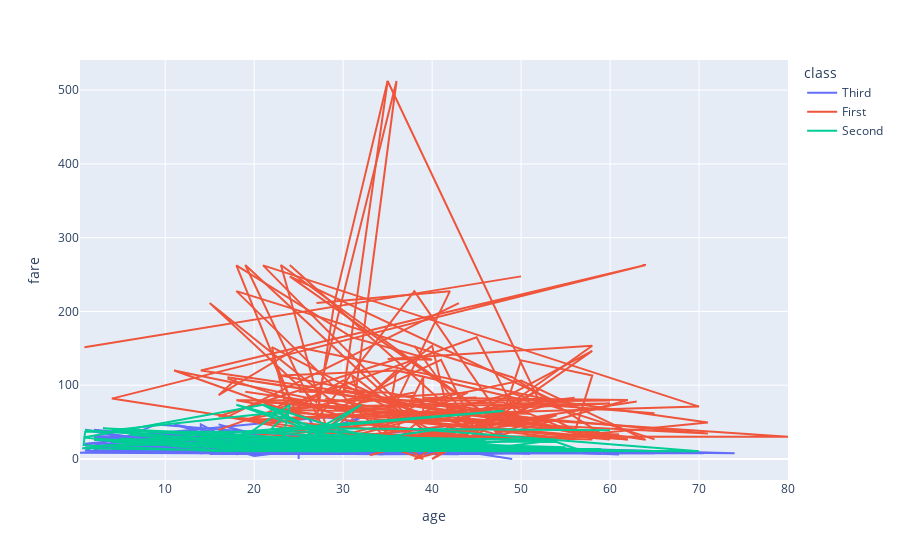

The code cell stored with this chart in its notebook:
### Markdown cell above
**plotly using express**

### Code cell
px.line(data_frame= titanic, x='age', y='fare', color='class')

### Figure 1 — Plotly figure (JSON) as saved in the notebook; plotly's stock layout.template omitted (floating-point values rounded to 4 significant figures; data arrays with more than 128 entries replaced by an {"elided": "..."} marker saying what was removed)
{"data": [{"hovertemplate": "class=Third<br>age=%{x}<br>fare=%{y}<extra></extra>", "legendgroup": "Third", "line": {"color": "#636efa", "dash": "solid"}, "mode": "lines", "name": "Third", "orientation": "v", "showlegend": true, "type": "scatter", "x": {"elided": "491 float values"}, "xaxis": "x", "y": {"elided": "491 float values"}, "yaxis": "y"}, {"hovertemplate": "class=First<br>age=%{x}<br>fare=%{y}<extra></extra>", "legendgroup": "First", "line": {"color": "#EF553B", "dash": "solid"}, "mode": "lines", "name": "First", "orientation": "v", "showlegend": true, "type": "scatter", "x": {"elided": "216 float values"}, "xaxis": "x", "y": {"elided": "216 float values"}, "yaxis": "y"}, {"hovertemplate": "class=Second<br>age=%{x}<br>fare=%{y}<extra></extra>", "legendgroup": "Second", "line": {"color": "#00cc96", "dash": "solid"}, "mode": "lines", "name": "Second", "orientation": "v", "showlegend": true, "type": "scatter", "x": {"elided": "184 float values"}, "xaxis": "x", "y": {"elided": "184 float values"}, "yaxis": "y"}], "layout": {"legend": {"title": {"text": "class"}, "tracegroupgap": 0}, "margin": {"t": 60}, "xaxis": {"anchor": "y", "domain": [0, 1], "title": {"text": "age"}}, "yaxis": {"anchor": "x", "domain": [0, 1], "title": {"text": "fare"}}}}
